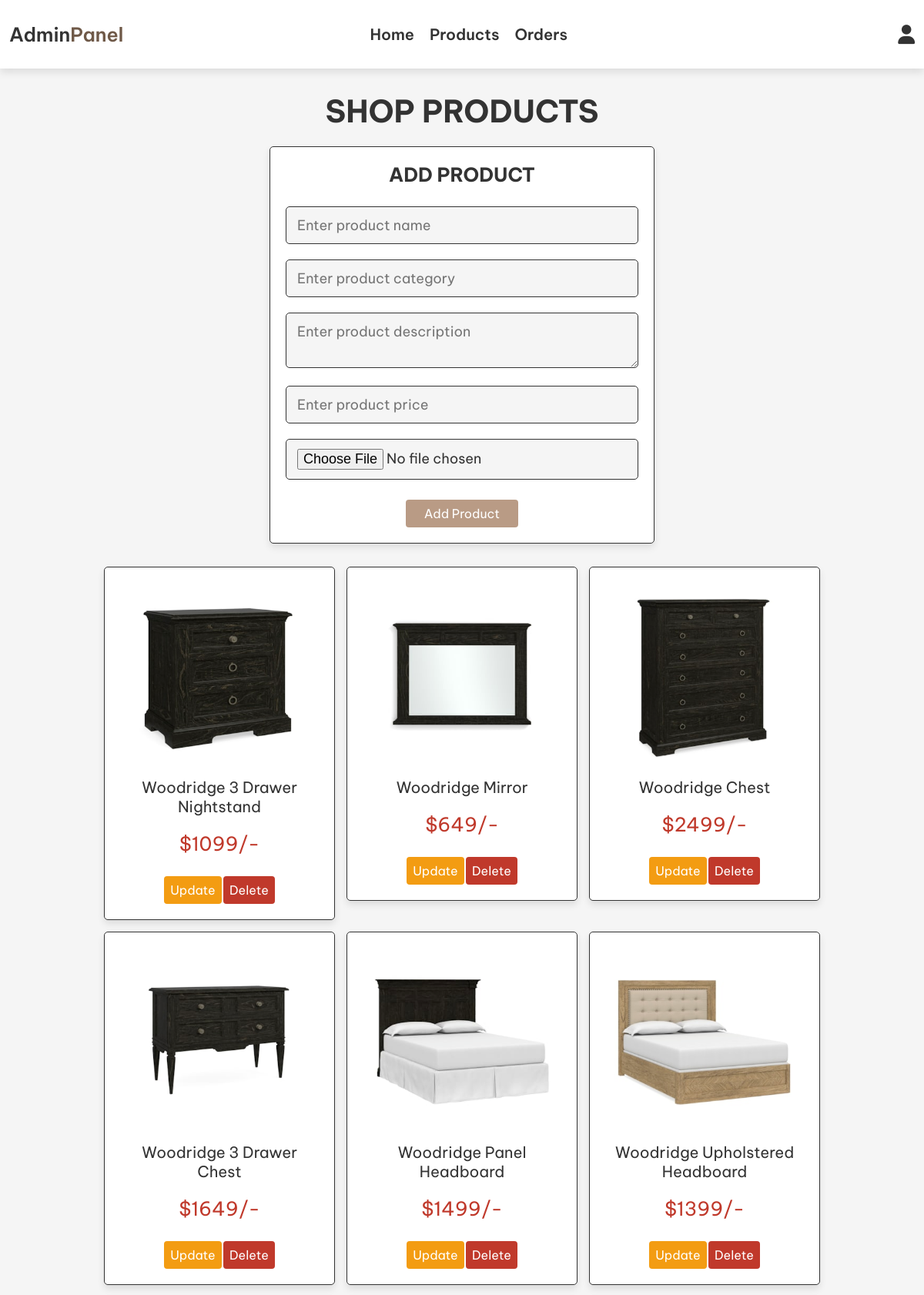
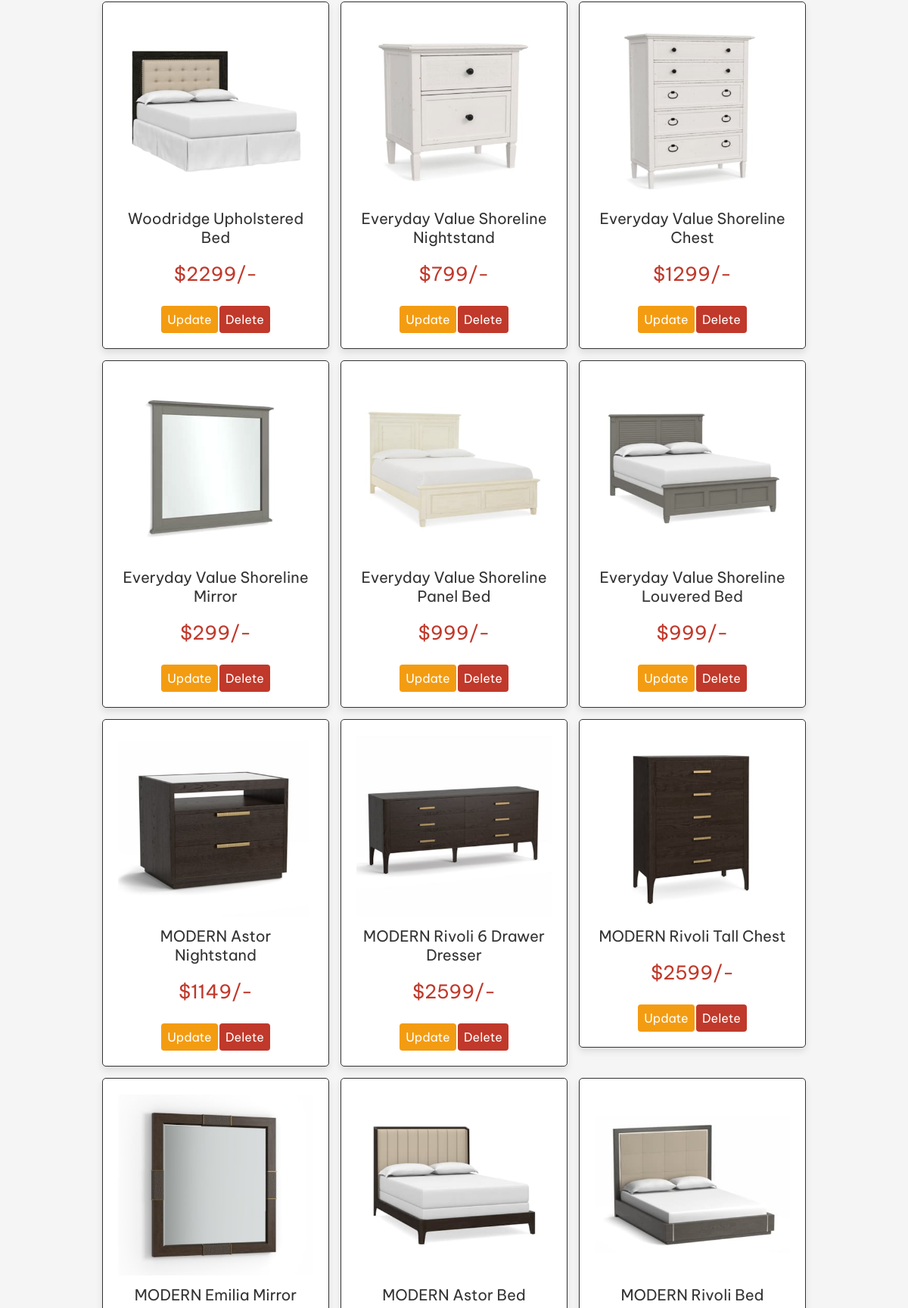
/admin_products.php (signed in, upper part), run on the app's committed database (2 pictures, top to bottom).
### tables this page shows
CREATE TABLE `products` (
  `id` int(2) NOT NULL,
  `name` varchar(40) NOT NULL,
  `category` varchar(20) NOT NULL,
  `description` varchar(400) NOT NULL,
  `price` int(6) NOT NULL,
  `image` varchar(16) NOT NULL
);

### admin_products.php (the view, shortened to what this page needs)
<?php
include 'config.php';
?>
<!DOCTYPE html>
<html lang="en">
<head>
   <link rel="stylesheet" href="https://cdnjs.cloudflare.com/ajax/libs/font-awesome/6.0.0/css/all.min.css">
   <link rel="stylesheet" href="./css/style.css" />
   <link rel="stylesheet" href="./css/base.css" />
   <link rel="stylesheet" href="./css/admin_style.css" />
</head>
<body>
   <?php include 'admin_header.php'; ?>
   <section class="add-products">
      <h1 class="title">shop products</h1>
      <form action="" method="post" enctype="multipart/form-data">
         <h3>add product</h3>
         <input type="text" name="name" class="box" placeholder="Enter product name" required>
         <input type="text" name="category" class="box" placeholder="Enter product category" required>
         <textarea name="description" class="box" placeholder="Enter product description" required></textarea>
         <input type="number" min="0" name="price" class="box" placeholder="Enter product price" required>
         <input type="file" name="image" accept="image/jpg, image/jpeg, image/png" class="box" required>
         <input type="submit" value="add product" name="add_product" class="btn">
      </form>
   </section>
   <section class="show-products">
      <div class="box-container">
         <?php
         $select_products = mysqli_query($conn, "SELECT * FROM `products`") or die('query failed');
         if (mysqli_num_rows($select_products) > 0) {
            while ($fetch_products = mysqli_fetch_assoc($select_products)) {
         ?>
               <div class="box">
                  <img src="assets/img/<?php echo $fetch_products['image']; ?>" alt="">
                  <div class="name"><?php echo $fetch_products['name']; ?></div>
                  <div class="price">$<?php echo $fetch_products['price']; ?>/-</div>
                  <a href="admin_products.php?update=<?php echo $fetch_products['id']; ?>" class="option-btn">Update</a>
                  <a href="admin_products.php?delete=<?php echo $fetch_products['id']; ?>" class="delete-btn" onclick="return confirm('Delete this product?');">Delete</a>
               </div>
         <?php
            }
         } else {
            echo '<p class="empty">No products added yet!</p>';
         }
         ?>
      </div>
   </section>
</body>
</html>

### css/style.css (style rules this page uses)
.btn, .option-btn, .delete-btn { display: inline-block; margin-top: 16px; padding: 8px; cursor: pointer; color: #fff; background-color: var(--secondary); font-size: 16px; border-radius: 4px; text-transform: capitalize; }
.btn { padding: 8px 24px !important; }
.option-btn { background-color: #f3a683 !important; border: none; }
.delete-btn { background-color: #c0392b !important; }

### css/base.css (style rules this page uses)
:root { --primary: #6f5948; --secondary: #b99b85; --red:#c0392b; --black:#333; --white:#fff; --light-color:#666; --light-white:#ccc; --light-bg:#f5f5f5; --border:.1rem solid var(--black); --box-shadow:0 .5rem 1rem rgba(0,0,0,.1); }
* { padding: 0; margin: 0; box-sizing: border-box; }
html { font-family: "Be Vietnam Pro", sans-serif; font-size: 16px; scroll-behavior: smooth; }
a { text-decoration: none; }

### css/admin_style.css (style rules this page uses)
:root { --red: #c0392b; --black: #333; --white: #fff; --light-color: #666; --light-white: #ccc; --light-bg: #f5f5f5; --border: 0.1rem solid var(--black); --box-shadow: 0 0.5rem 1rem rgba(0, 0, 0, 0.1); }
* { font-family: "Be Vietnam Pro", sans-serif; margin: 0; padding: 0; box-sizing: border-box; outline: none; border: none; text-decoration: none; transition: all 0.2s linear; }
html { font-size: 62.5%; overflow-x: hidden; }
body { background-color: var(--light-bg); }
.btn, .option-btn, .delete-btn { display: inline-block; margin-top: 16px; padding: 8px; cursor: pointer; color: #fff; background-color: var(--secondary); font-size: 16px; border-radius: 4px; text-transform: capitalize; }
.option-btn { background-color: #f39c12 !important; }
.delete-btn { background-color: #c0392b !important; }
section { padding: 3rem 2rem; }
.title { text-align: center; margin-bottom: 2rem; text-transform: uppercase; color: var(--black); font-size: 4rem; }
.add-products form { background-color: var(--white); border-radius: 0.5rem; padding: 2rem; text-align: center; box-shadow: var(--box-shadow); border: var(--border); max-width: 50rem; margin: 0 auto; }
.add-products form h3 { font-size: 2.5rem; text-transform: uppercase; color: var(--black); margin-bottom: 1.5rem; }
.add-products form .box { width: 100%; background-color: var(--light-bg); border-radius: 0.5rem; margin: 1rem 0; padding: 1.2rem 1.4rem; color: var(--black); font-size: 1.8rem; border: var(--border); }
.show-products .box-container { display: grid; grid-template-columns: repeat(auto-fit, 30rem); justify-content: center; gap: 1.5rem; max-width: 1200px; margin: 0 auto; align-items: flex-start; }
.show-products { padding-top: 0; }
.show-products .box-container .box { text-align: center; padding: 2rem; border-radius: 0.5rem; border: var(--border); box-shadow: var(--box-shadow); background-color: var(--white); }
.show-products .box-container .box img { height: 24rem; width: 100%; }
.show-products .box-container .box .name { padding: 1rem 0; font-size: 2rem; color: var(--black); }
.show-products .box-container .box .price { padding: 1rem 0; font-size: 2.5rem; color: var(--red); }

### data on the page
products: image (picture), name "Woodridge 3 Drawer Nightstand", price "1099"
products: image (picture), name "Woodridge Mirror", price "649"
products: image (picture), name "Woodridge Chest", price "2499"
products: image (picture), name "Woodridge 3 Drawer Chest", price "1649"
products: image (picture), name "Woodridge Panel Headboard", price "1499"
products: image (picture), name "Woodridge Upholstered Headboard", price "1399"
products: image (picture), name "Woodridge Upholstered Bed", price "2299"
products: image (picture), name "Everyday Value Shoreline Nightstand", price "799"
products: image (picture), name "Everyday Value Shoreline Chest", price "1299"
products: image (picture), name "Everyday Value Shoreline Mirror", price "299"
products: image (picture), name "Everyday Value Shoreline Panel Bed", price "999"
products: image (picture), name "Everyday Value Shoreline Louvered Bed", price "999"
products: image (picture), name "MODERN Astor Nightstand", price "1149"
products: image (picture), name "MODERN Rivoli 6 Drawer Dresser", price "2599"
products: image (picture), name "MODERN Rivoli Tall Chest", price "2599"
products: image (picture), name "MODERN Emilia Mirror"
products: image (picture), name "MODERN Astor Bed"
products: image (picture), name "MODERN Rivoli Bed"
